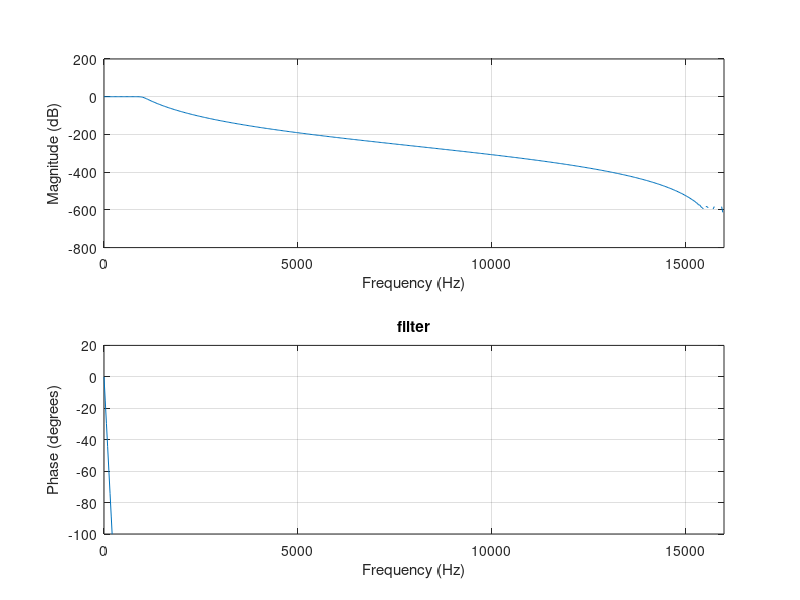

The MATLAB script that drew this image: (Note: this script raises an error after producing the figure.)
% 
% % 
fc = 1000;
fs = 32000;

[b,a] = butter(13,fc/(fs/2.0));
fprintf('%s\n',sprintf(' %.15f,',b))
 % 
  fprintf('%s\n',sprintf(' %.15f,',a))

freqz(b,a,[],fs);
%subplot(3,1,1);
ylim([-100 20]);
title('filter');
figure
x = readtable("waveform_no_filter.csv");
plot(x.Var1(1:1000)/4);
title('waveform unfiltered');
figure;
dataIn = x.Var1/4;%randn(1000,1);
dataOut = filter(b,a,dataIn);

plot(dataOut);
title('filtered');
figure

y = fft(dataOut);

n = length(y); % number of samples
f = (10:n/2);% frequency range

power = abs(y(10:end/2));

plot(f,power)
title('fft filtered');
xlabel('Frequency')
ylabel('Power')
figure


rng('default')
fs = 32000;                                % sample frequency (Hz)
t = 0:1/fs:10;                      % 1 second span time vector
x = readtable("waveform_no_filter.csv");

%filtered = lowpass(x.Var1,1000,fs);
y = fft(x.Var1);

n = length(y); % number of samples
f = (10:n/2);% frequency range

power = abs(y(10:end/2));

plot(f,power)
title('fft unfiltered');
xlabel('Frequency')
ylabel('Power')

 % 
 % 
 % 
 % fprintf('%s\n',sprintf(' %.15f,',b))
 % 
 % fprintf('%s\n',sprintf(' %.15f,',a))
 % [h,f] = freqz(b,1,[],Fs);
 % plot(f,mag2db(abs(h)))
 % xlabel('Frequency (Hz)')
 % ylabel('Magnitude (dB)')
 % grid

% 
% 
% 
% fs = 32000;
% [A,B,C,D] = butter(10,[50 1000]/(fs/2))
% %sos = ss2sos(A,B,C,D)
% %freqz(sos,[],fs)


      % 1 second span time vector
% noisetable = readtable("waveform128.csv");
% guiartable = readtable("waveform.csv");
% signal = guiartable.Var1(1:1000);
% noise = noisetable.Var1(1001:2000);
% blms = dsp.BlockLMSFilter(10,5);
%  blms.StepSize = 0.01;
%  blms.WeightsOutputPort = false;
%  filt = dsp.FIRFilter;
%  filt.Numerator = fir1(10,[.5, .75]);
%  x = filt(noise); % Noise
 %x = randn(1000,1);
% signal =  sin(0:.05:49.95)'
 % d = signal; % Noise + Signal
 % [y, err] = blms(x, d);
 % subplot(3,1,1);
 % plot(d);
 % title('Noise + Signal');
 % subplot(3,1,2);
 % plot(err);
 % title('Signal');
 % subplot(3,1,3);
 % plot(noise);
 % title('noise');